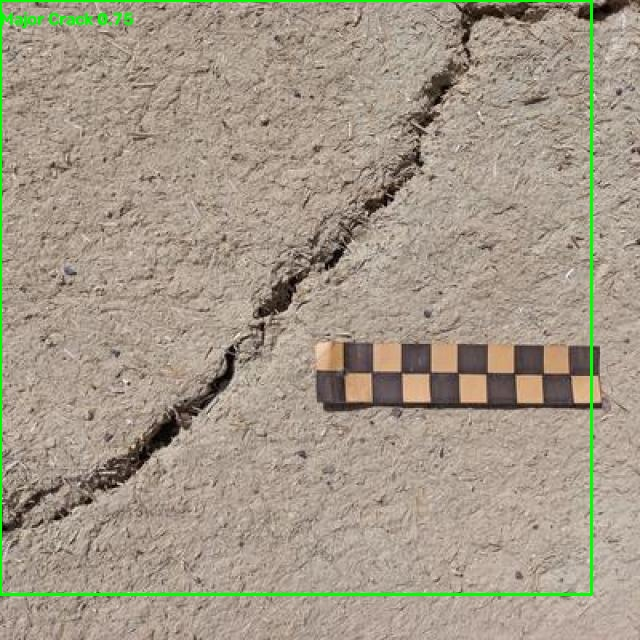
#> input picture outputs/visualizations/crack1.jpeg, 640 x 640 px, given in place of crack1.jpg, which was not available
$ python crack_metrics.py
#> lines starting #> are read from the running program, lines starting #| are printed output that depends on the picture; after the words box and inside, x2 and y2 are one past the last pixel; in counts of white or black regions, pixels touching at a corner belong together; pictures that were not available may be replaced by others from this repository, and a replacement may not be noted
import cv2
import numpy as np


def extract_crack_metrics(image_path):

    # Read image
#> called with image_path = 'data/sample_images/crack1.jpg'
    image = cv2.imread(image_path)
#> image is the input picture: shape (640, 640, 3); mean B, G, R 136.2, 153.4, 164

    if image is None:
        raise ValueError(f"Could not read image: {image_path}")

    # Convert to grayscale
    gray = cv2.cvtColor(
        image,
        cv2.COLOR_BGR2GRAY
    )
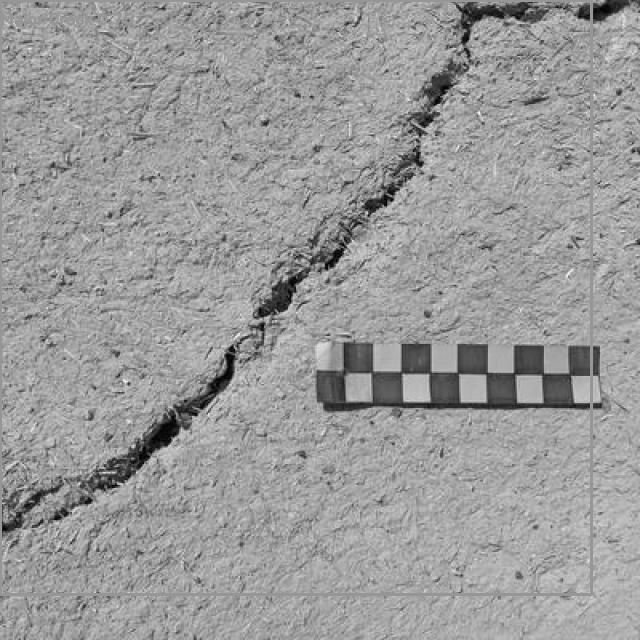
#> gray: shape (640, 640); min 1, max 252, mean 154.6

    # Remove noise
    blur = cv2.GaussianBlur(
        gray,
        (5, 5),
        0
    )

    # Binary threshold
    _, thresh = cv2.threshold(
        blur,
        120,
        255,
        cv2.THRESH_BINARY_INV
    )
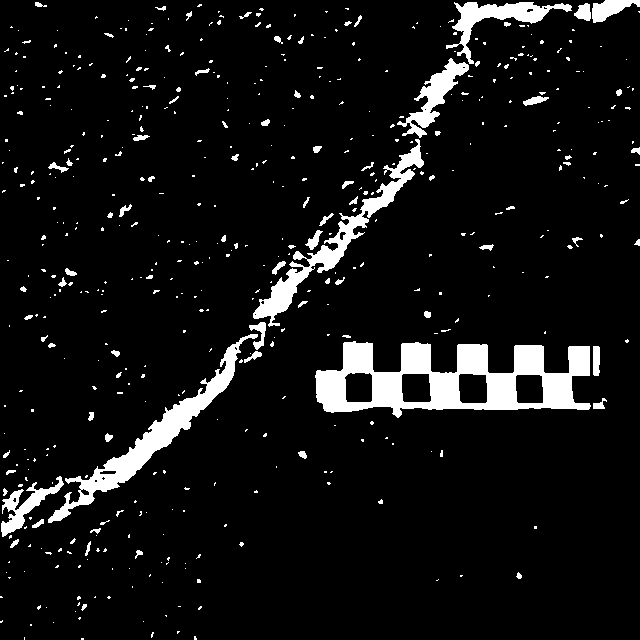
#> thresh: shape (640, 640); 7.6% white; 512 white regions (426 under 20 px)

    # Crack pixel count
    crack_pixels = np.sum(thresh > 0)
#> crack_pixels = 30939

    # Total image pixels
    total_pixels = thresh.shape[0] * thresh.shape[1]
#> total_pixels = 409600

    # Crack density
    density = crack_pixels / total_pixels
#> density = 0.0755

    # Find contours
    contours, _ = cv2.findContours(
        thresh,
        cv2.RETR_EXTERNAL,
        cv2.CHAIN_APPROX_SIMPLE
    )
#> contours = 512 contours, 466 with area under 20; largest, box (x1, y1, x2, y2) and area: (315, 341, 591, 418) 13300, (48, 334, 258, 523) 4472, (253, 139, 424, 327) 3482, (446, 2, 572, 64) 1770, (397, 58, 469, 138) 1460

    # Crack area
    area = 0

    # Crack length
    length = 0

    for contour in contours:

        area += cv2.contourArea(contour)

        length += cv2.arcLength(
            contour,
            closed=False
        )
#> this loop made 512 passes
#> (contour, area, length) on passes 15, 20, 22: ([[178, 606], [180, 606]], 24, 57.63), ([[95, 596], [94, 597], [95, 597]], 53, 96.91), ([[0, 596], [0, 597], [2, 597], [1, 596]], 61, 110.6)
#> after the loop, area = 29618.5; length = 8251.7

    return {

        "crack_length": round(float(length), 2),

        "crack_area": round(float(area), 2),

        "crack_density": round(float(density), 4)

    }


# For standalone testing
if __name__ == "__main__":

    image_path = "data/sample_images/crack1.jpg"

    result = extract_crack_metrics(image_path)
#> result = {'crack_length': 8251.7, 'crack_area': 29618.5, 'crack_density': 0.0755}

    print("\nCrack Metrics")
    print("=" * 30)

    for key, value in result.items():
        print(f"{key}: {value}")
#> this loop made 3 passes
#> (key, value) on passes 1 to 3: ('crack_length', 8251.7), ('crack_area', 29618.5), ('crack_density', 0.0755)
#| crack_length: 8251.71
#| crack_area: 29618.5
#| crack_density: 0.0755

$ run again, with outputs/visualizations/Algae (49).jpg copied over outputs/visualizations/crack1.jpeg
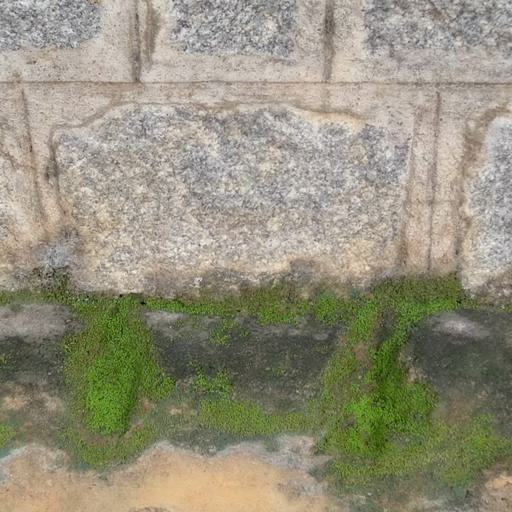
#> input picture outputs/visualizations/Algae (49).jpg, 512 x 512 px, given in place of crack1.jpg, which was not available
#> in extract_crack_metrics, image is the input picture: shape (512, 512, 3); mean B, G, R 124.1, 144.4, 147.9
#> in extract_crack_metrics, `gray = cv2.cvtColor( image, cv2.COLOR_BGR2GRAY )`:
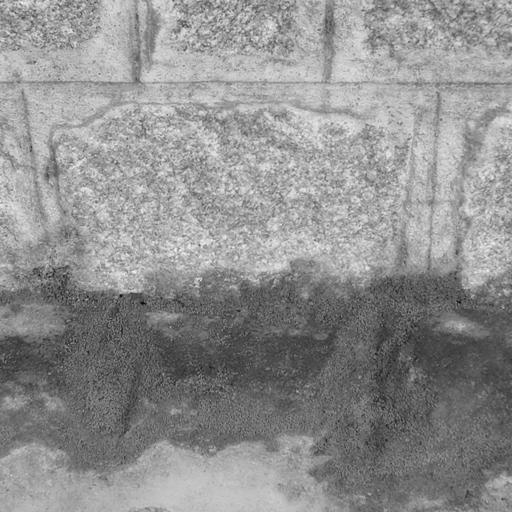
#> gray: shape (512, 512); min 7, max 245, mean 143.1
#> in extract_crack_metrics, `_, thresh = cv2.threshold( blur, 120, 255, cv2.THRESH_BINARY_INV )`:
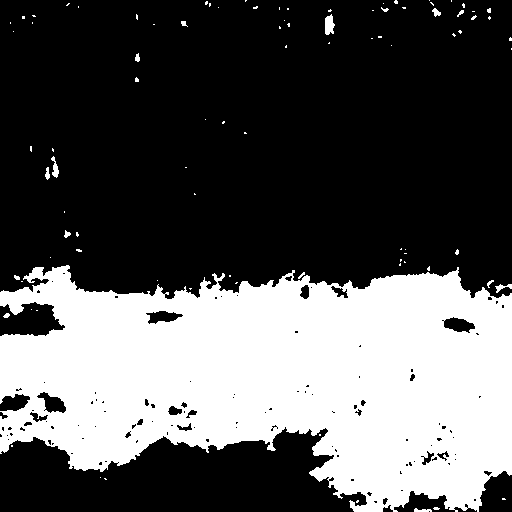
#> thresh: shape (512, 512); 34.4% white; 91 white regions (75 under 20 px)
#> crack_pixels = 90183
#> density = 0.344
#> contours = 91 contours, 82 with area under 20; largest, box (x1, y1, x2, y2) and area: (0, 265, 512, 512) 90066, (325, 14, 335, 35) 128, (51, 156, 59, 178) 64, (495, 284, 512, 293) 42, (432, 8, 441, 17) 34
#> the loop in extract_crack_metrics, `for contour in contours: ` made 91 passes
#> (contour, area, length) on passes 4, 5, 6, 7, 8, 10, 11: ([[502, 498], [502, 499], [505, 499], [504, 498]], 44, 61.63), ([[104, 478], [105, 479], [106, 479], [105, 478]], 45, 65.46), ([[100, 477]], 45, 65.46), ([[11, 445], [11, 446], [12, 446], [12, 445]], 46, 68.46), ([[319, 434], [319, 435], [320, 435], [320, 434]], 47, 71.46), ([[36, 310], [37, 310]], 63.5, 86.36), ([[31, 309]], 63.5, 86.36)
#> after the loop in extract_crack_metrics, `for contour in contours:`: area = 90701; length = 3350.5
#> result = {'crack_length': 3350.5, 'crack_area': 90701, 'crack_density': 0.344}
#> the loop `for key, value in result.items():` made 3 passes
#> (key, value) on passes 1 to 3: ('crack_length', 3350.5), ('crack_area', 90701), ('crack_density', 0.344)
#> (printed output is left out)
